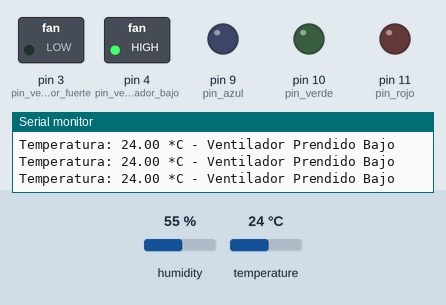
This sketch was run on a simulated Arduino Nano, built with avr-gcc and run on an emulated ATmega328P. Shown: switched loads named in the sketch (green lamp = pin HIGH), output pins drawn as LEDs (lit = HIGH), the last lines printed to the serial monitor. The test bench sets the inputs (shaded band); at power-on: temperature 24 °C, humidity 55 %.

Above: at 2.8 s.
2.9 s: temperature set to 26 °C
At 5.2 s:
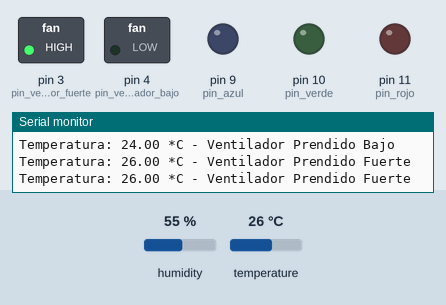
6.1 s: temperature set to 23 °C
At 6.6 s:
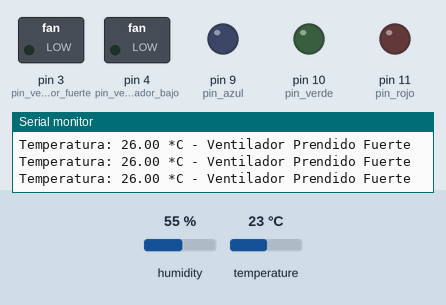
Timing chart, 0 to 9.1 s (numbered marks = the images above; inputs shaded):
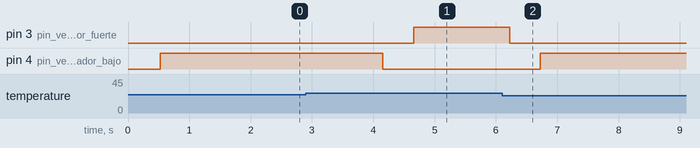

The sketch:

Temperatura_y_Humedad.ino
```cpp
//Proyecto hecho para Arduino Nano

// Incluimos librería
#include <DHT.h>

// Definimos el pin digital donde se conecta el sensor
#define DHTPIN 13

#define DHTTYPE DHT11

DHT dht(DHTPIN, DHTTYPE);

int pin_ventilador_fuerte = 3;
int pin_ventilador_bajo = 4;
int pin_rojo = 11;
int pin_verde = 10;
int pin_azul = 9;

int temperatura_minima = 23;
int temperatura_maxima = 24;
int valor = 0;
int bandera_contador = 0;
int tiempo = 500;

void setup()
{
  pinMode(pin_ventilador_fuerte, OUTPUT);
  pinMode(pin_ventilador_bajo, OUTPUT);
  pinMode(pin_rojo, OUTPUT);
  pinMode(pin_verde, OUTPUT);
  pinMode(pin_azul, OUTPUT);

  Serial.begin(9600);

  dht.begin();
}

void loop()
{
  int h = dht.readHumidity();
  float t = dht.readTemperature();

  if (isnan(h) || isnan(t))
  {
    Serial.println("Error obteniendo los datos del sensor DHT11");
    return;
    delay(1000);
  }

  if(t >= temperatura_minima && t <= temperatura_maxima)
  {
    digitalWrite(pin_ventilador_fuerte, LOW);

    delay(tiempo);

    digitalWrite(pin_ventilador_bajo, HIGH);

    mostrar_valor(t);
    Serial.println("Prendido Bajo");

    analogWrite(pin_azul, valor);
  }
  else if(t >= temperatura_maxima)
  {
    digitalWrite(pin_ventilador_bajo, LOW);

    delay(tiempo);

    digitalWrite(pin_ventilador_fuerte, HIGH);

    mostrar_valor(t);
    Serial.println("Prendido Fuerte");

    analogWrite(pin_rojo, valor);
  }
  else
  {
    digitalWrite(pin_ventilador_bajo, LOW);
    digitalWrite(pin_ventilador_fuerte, LOW);

    //valor = fade_led(valor);

    mostrar_valor(t);
    Serial.println("Apagado");
    delay(tiempo);
    //Serial.println(valor);

    analogWrite(pin_verde, valor);
  }

  delay(10);
}

void mostrar_valor(float t)
{
  Serial.print("Temperatura: ");
  Serial.print(t);
  Serial.print(" *C - Ventilador ");
}
int fade_led(int valor)
{
  if(valor >= 0 && valor < 256 && !bandera_contador)
  {
    valor = valor + 1;

    if(valor == 255)
    {
      bandera_contador = 1;
    }
  }
  else
  {
    valor = valor - 1;

    if(!valor)
    {
      bandera_contador = 0;
    }
  }

  return valor;
}
```

Measured:
- the behaviour switches between 24 and 25 °C on temperature (found by bisection; images 0 and 1)
- after the input at 2.9 s, pin 3 (pin_ventilador_fuerte): LOW → HIGH after 1.8 s; pin 4 (pin_ventilador_bajo): HIGH → LOW after 1.3 s
- after the input at 6.1 s, pin 3 (pin_ventilador_fuerte): HIGH → LOW after 0.12 s; pin 4 (pin_ventilador_bajo): LOW → HIGH after 0.62 s
